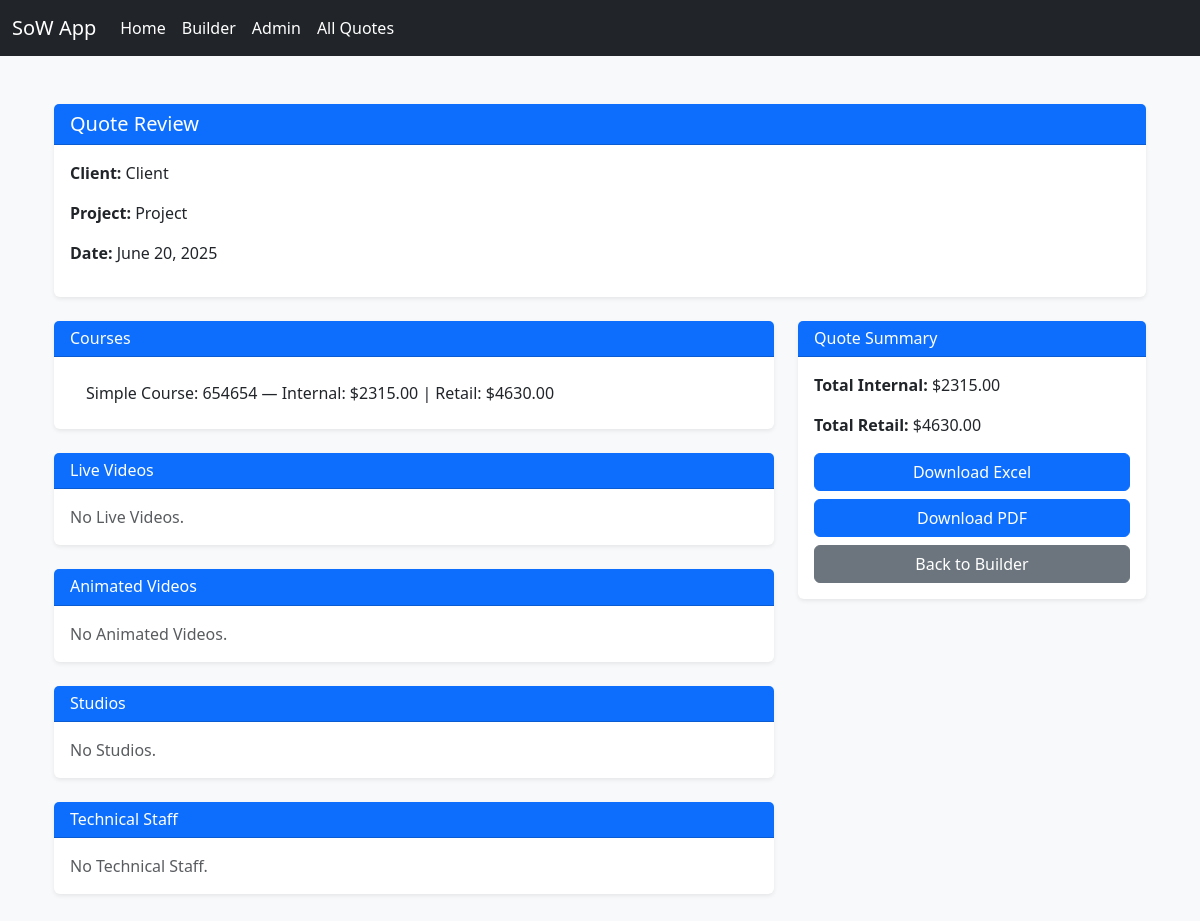
Page /quote/19/review/ on the committed database.
### quotes/models/quote.py (models this page shows, shortened)
class Quote(models.Model):
    STATUS_CHOICES = [
        ('Draft', 'Draft'),
        ('Sent', 'Sent'),
        ('Accepted', 'Accepted'),
        ('Rejected', 'Rejected'),
    ]
    client_name = models.CharField(max_length=255)
    project_name = models.CharField(max_length=255)
    date = models.DateField()
    status = models.CharField(max_length=20, choices=STATUS_CHOICES, default='Draft')  # ✅ new!
    is_archived = models.BooleanField(default=False)  # ✅ new!
    created_by = models.ForeignKey(User, on_delete=models.SET_NULL, null=True, blank=True)
    created_at = models.DateTimeField(auto_now_add=True)

### quotes/models/courses.py (models this page shows, shortened)
class Course(models.Model):
    quote = models.ForeignKey(Quote, on_delete=models.CASCADE, related_name='courses', null=True, blank=True)
    COMPLEXITY_CHOICES = [
        ('Simple', 'Simple'),
        ('Medium', 'Medium'),
        ('Complex', 'Complex'),
    ]
    complexity = models.CharField(max_length=20, choices=COMPLEXITY_CHOICES)
    description = models.CharField(max_length=255)
    num_languages = models.PositiveIntegerField(default=0)
    def get_base_internal_cost(self):
        resources = CourseResource.objects.filter(complexity=self.complexity)
        total = sum(r.fixed_hours * r.hourly_rate for r in resources)
        return total
    def get_translation_cost(self):
        return self.num_languages * 500
    def get_total_internal_cost(self):
        return self.get_base_internal_cost() + self.get_translation_cost()
    def get_total_retail_cost(self):
        return self.get_total_internal_cost() * 2
    def __str__(self):
        return f"{self.complexity} Course: {self.description}"

### quotes/models/rates.py (models this page shows, shortened)
class CourseResource(models.Model):
    COMPLEXITY_CHOICES = [
        ('Simple', 'Simple'),
        ('Medium', 'Medium'),
        ('Complex', 'Complex'),
    ]
    complexity = models.CharField(max_length=20, choices=COMPLEXITY_CHOICES)
    role_name = models.CharField(max_length=100)  # e.g. SME, PM, Research & LO
    fixed_hours = models.FloatField()
    hourly_rate = models.FloatField()

### quotes/views/quote_views.py (the view)
# urls.py: path('quote/<int:quote_id>/review/', views.review_specific_quote, name='review_specific_quote'),
def review_specific_quote(request, quote_id):
    quote = get_object_or_404(Quote, pk=quote_id)
    total_internal = sum([
        sum(c.get_total_internal_cost() for c in quote.courses.all()), # type: ignore
        sum(lv.get_total_internal_cost() for lv in quote.live_videos.all()), # type: ignore
        sum(av.get_total_internal_cost() for av in quote.animated_videos.all()), # type: ignore
        sum(s.get_total_internal_cost() for s in quote.studios.all()), # type: ignore
        sum(t.get_total_internal_cost() for t in quote.technical_staff.all()), # type: ignore
    ])
    total_retail = total_internal * 2
    return render(request, 'quotes/quote_review.html', {
        "quote": quote,
        "courses": quote.courses.all(), # type: ignore
        "live_videos": quote.live_videos.all(), # type: ignore
        "talents": Talent.objects.filter(live_video__quote=quote), # type: ignore
        "animated_videos": quote.animated_videos.all(), # type: ignore
        "studios": quote.studios.all(), # type: ignore
        "technical_staff": quote.technical_staff.all(), # type: ignore
        "total_internal": total_internal,
        "total_retail": total_retail,
    })

### quotes/templates/quotes/quote_review.html (shortened to what this page needs)
{% extends "quotes/base.html" %}
{% block content %}
<div class="container my-4">
  <div class="card shadow-sm mb-4">
    <div class="card-header bg-primary text-white">
      <h5 class="mb-0">Quote Review</h5>
    </div>
    <div class="card-body">
      <p><strong>Client:</strong> {{ quote.client_name }}</p>
      <p><strong>Project:</strong> {{ quote.project_name }}</p>
      <p><strong>Date:</strong> {{ quote.date }}</p>
    </div>
  </div>
  <div class="row">
    <div class="col-md-8">
      <div class="card shadow-sm mb-4">
        <div class="card-header bg-primary text-white">
          <h6 class="mb-0">Courses</h6>
        </div>
        <div class="card-body">
          {% if courses %}
            <ul class="list-group list-group-flush">
              {% for c in courses %}
                <li class="list-group-item">
                  {{ c }} — Internal: ${{ c.get_total_internal_cost|floatformat:2 }} | Retail: ${{ c.get_total_retail_cost|floatformat:2 }}
                </li>
              {% endfor %}
            </ul>
          {% else %}
            <p class="text-muted mb-0">No Courses.</p>
          {% endif %}
        </div>
      </div>
      <div class="card shadow-sm mb-4">
        <div class="card-header bg-primary text-white">
          <h6 class="mb-0">Live Videos</h6>
        </div>
        <div class="card-body">
          {% if live_videos %}
            <ul class="list-group list-group-flush">
              {% for lv in live_videos %}
                <li class="list-group-item">
                  {{ lv }} — Internal: ${{ lv.get_total_internal_cost|floatformat:2 }} | Retail: ${{ lv.get_total_retail_cost|floatformat:2 }}
                </li>
              {% endfor %}
            </ul>
          {% else %}
            <p class="text-muted mb-0">No Live Videos.</p>
          {% endif %}
        </div>
      </div>
      <div class="card shadow-sm mb-4">
        <div class="card-header bg-primary text-white">
          <h6 class="mb-0">Animated Videos</h6>
        </div>
        <div class="card-body">
          {% if animated_videos %}
            <ul class="list-group list-group-flush">
              {% for av in animated_videos %}
                <li class="list-group-item">
                  {{ av }} — Internal: ${{ av.get_total_internal_cost|floatformat:2 }} | Retail: ${{ av.get_total_retail_cost|floatformat:2 }}
                </li>
              {% endfor %}
            </ul>
          {% else %}
            <p class="text-muted mb-0">No Animated Videos.</p>
          {% endif %}
        </div>
      </div>
      <div class="card shadow-sm mb-4">
        <div class="card-header bg-primary text-white">
          <h6 class="mb-0">Studios</h6>
        </div>
        <div class="card-body">
          {% if studios %}
            <ul class="list-group list-group-flush">
              {% for s in studios %}
                <li class="list-group-item">
                  {{ s }} — Internal: ${{ s.get_total_internal_cost|floatformat:2 }} | Retail: ${{ s.get_total_retail_cost|floatformat:2 }}
                </li>
              {% endfor %}
            </ul>
          {% else %}
            <p class="text-muted mb-0">No Studios.</p>
          {% endif %}
        </div>
      </div>
      <div class="card shadow-sm mb-4">
        <div class="card-header bg-primary text-white">
          <h6 class="mb-0">Technical Staff</h6>
        </div>
        <div class="card-body">
          {% if technical_staff %}
            <ul class="list-group list-group-flush">
              {% for tech in technical_staff %}
                <li class="list-group-item">
                  {{ tech }} — Internal: ${{ tech.get_total_internal_cost|floatformat:2 }} | Retail: ${{ tech.get_total_retail_cost|floatformat:2 }}
                </li>
              {% endfor %}
            </ul>
          {% else %}
            <p class="text-muted mb-0">No Technical Staff.</p>
          {% endif %}
        </div>
      </div>
    </div>
    <div class="col-md-4">
      <div class="card shadow-sm sticky-top">
        <div class="card-header bg-primary text-white">
          <h6 class="mb-0">Quote Summary</h6>
        </div>
        <div class="card-body">
          <p><strong>Total Internal:</strong> ${{ total_internal|floatformat:2 }}</p>
          <p><strong>Total Retail:</strong> ${{ total_retail|floatformat:2 }}</p>
          <a href="{% url 'export_excel' %}" class="btn btn-primary w-100 mb-2">Download Excel</a>
          <a href="{% url 'export_pdf' %}" class="btn btn-primary w-100 mb-2">Download PDF</a>
          <a href="{% url 'builder' %}" class="btn btn-secondary w-100">Back to Builder</a>
        </div>
      </div>
    </div>
  </div>
</div>
{% endblock %}

### quotes/static/quotes/css/custom.css (style rules this page uses)
:root { --color-bg: #F9FAFB; --color-primary: #0D6EFD; --color-primary-dark: #0B5ED7; --color-secondary: #6C757D; --color-text: #212529; }
body { background-color: var(--color-bg); color: var(--color-text); }
.btn-primary { background-color: var(--color-primary); border-color: var(--color-primary); }
.card { border: none; box-shadow: 0 2px 8px rgba(0,0,0,0.05); }
.card-header { background-color: var(--color-primary-dark); color: #fff; }
a { color: var(--color-primary-dark); }

### rows in the picture
Quote: client_name "Client", project_name "Project", date "June 20, 2025"
Course: complexity+description "Simple Course: 654654", get_total_internal_cost "2315.00", get_total_retail_cost "4630.00"

### other values in the picture
{{ total_internal|floatformat:2 }} "2315.00"
{{ total_retail|floatformat:2 }} "4630.00"
